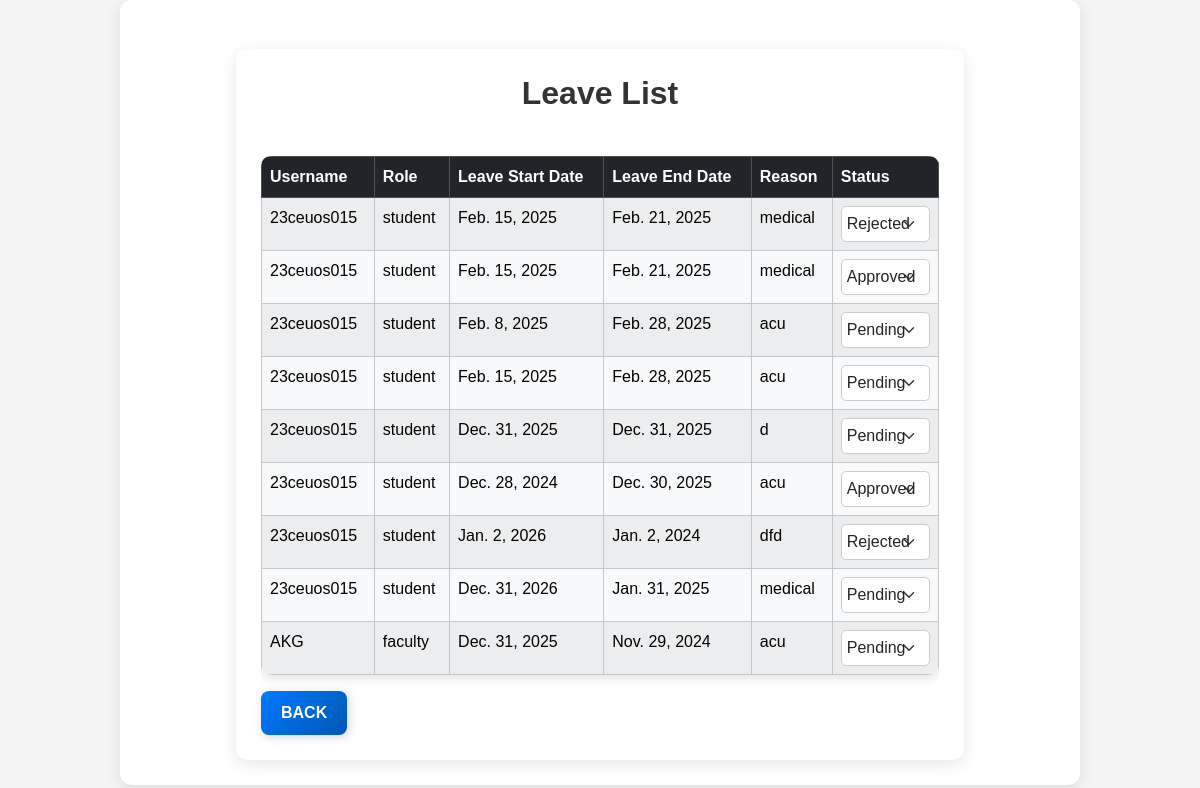
The app's page /admin_app/admin_dashboard/manage_user/leave (signed in), older data.
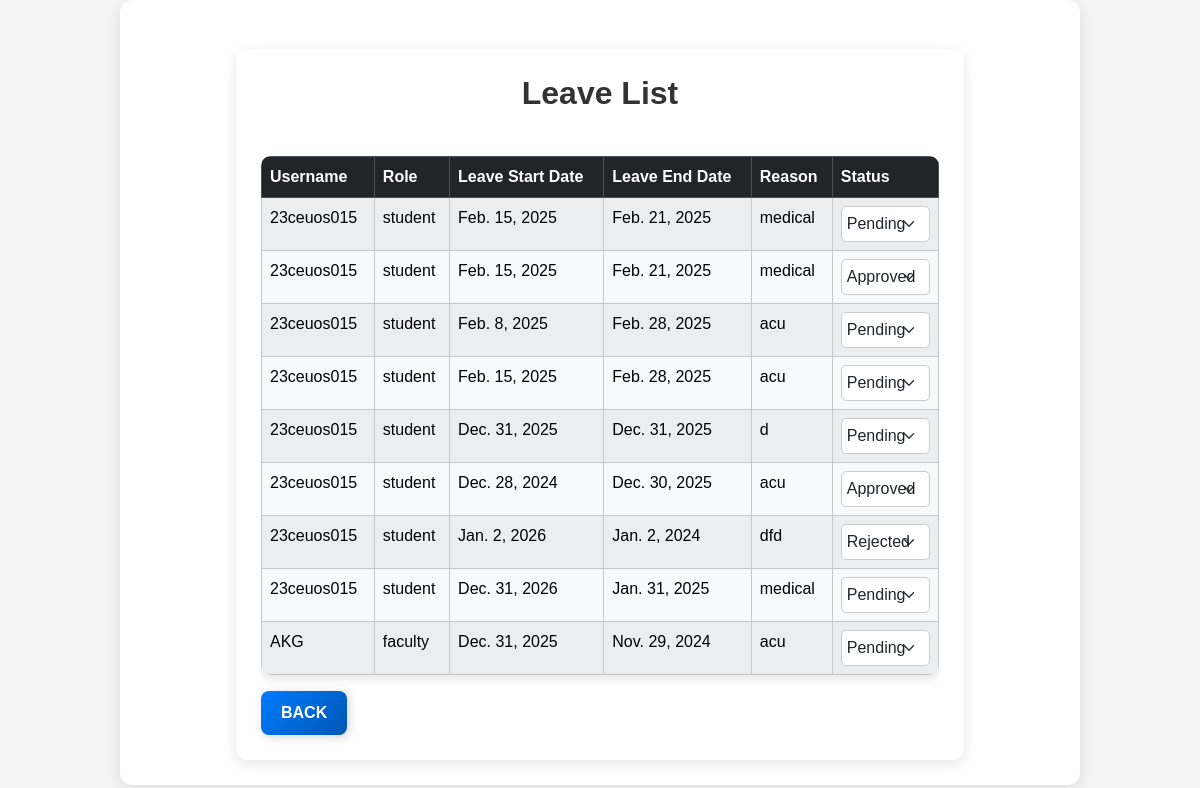
The same page, newer data.
### admin_app/models.py (models this page shows, shortened)
class Leave(models.Model):
    LEAVE_TYPE_CHOICES = [
        ("panding", "Panding"),
        ("approved", "Approved"),
        ("rejected", "Rejected"),
    ]
    user = models.ForeignKey(CustomUser, on_delete=models.CASCADE, related_name="leave")
    reason = models.CharField(max_length=50)
    discription = models.TextField()
    start_date = models.DateField()
    end_date = models.DateField()
    status = models.CharField(max_length=10, choices=LEAVE_TYPE_CHOICES, default="pending")

### registration/models.py (models this page shows)
class CustomUser(AbstractUser):
    ROLE_CHOICES = [
        ("student", "Student"),
        ("faculty", "Faculty"),
        ("admin", "Admin"),
    ]
    role = models.CharField(max_length=10, choices=ROLE_CHOICES, default="student")

### admin_app/views.py (the view)
# urls.py: path("admin_dashboard/manage_user/leave", views.leave, name="leave"),
@staff_member_required
def leave(request):
    leaves = Leave.objects.all()
    return render(request, "admin_app/leave.html", {"leaves": leaves})

### admin_app/templates/admin_app/leave.html (shortened to what this page needs)
{% extends "layout.html" %}
{% block container %}
<div class="container mt-4">
    <div class="d-flex justify-content-center mb-3 text-white">
        <h2>Leave List</h2>
    </div>
    <div class="table-responsive">
        <table class="table table-bordered table-striped">
            <thead class="table-dark">
                <tr>
                    <th>Username</th>
                    <th>Role</th>
                    <th>Leave Start Date</th>
                    <th>Leave End Date</th>
                    <th>Reason</th>
                    <th>Status</th>
                </tr>
            </thead>
            <tbody class="table-light">
                {% for leave in leaves %}
                <tr>
                    <td>{{ leave.user.username }}</td>
                    <td>{{ leave.user.role }}</td>
                    <td>{{ leave.start_date }}</td>
                    <td>{{ leave.end_date }}</td>
                    <td>{{ leave.reason }}</td>
                    <td>
                        <select class="form-select status-dropdown" data-leave-id="{{ leave.id }}">
                            <option value="Pending" {% if leave.status == "pending" %}selected{% endif %}>Pending</option>
                            <option value="Approved" {% if leave.status == "approved" %}selected{% endif %}>Approved</option>
                            <option value="Rejected" {% if leave.status == "rejected" %}selected{% endif %}>Rejected</option>
                        </select>
                    </td>
                </tr>
                {% endfor %}
            </tbody>
        </table>
    </div>
    <a href="{% url 'admin_app:admin_dashboard' %}" class="btn btn-back">Back</a>
</div>
{% endblock %}

Row changes from the older to the newer data that the page shows:
changed Leave (number 1 of 9 on the later page): id "Rejected" → "Pending"
